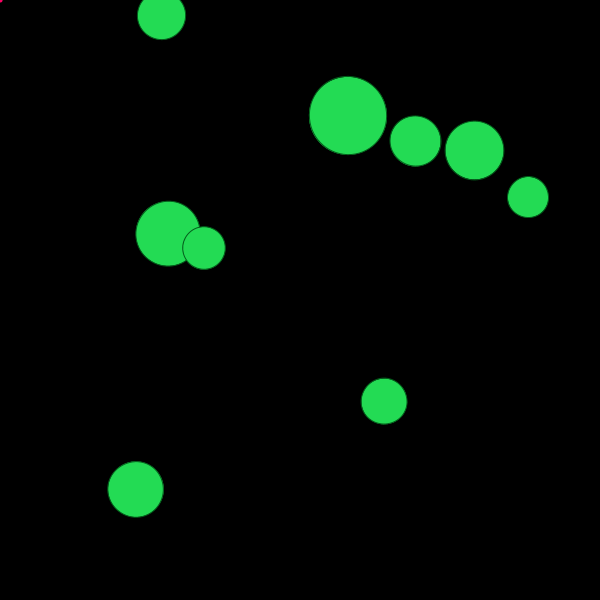
Frame 1 (no input)
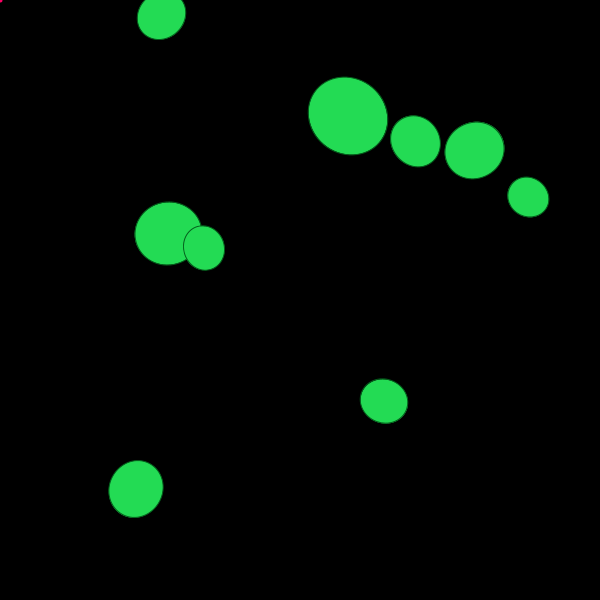
Frame 60 (the mouse pressed at the canvas centre just before this capture)
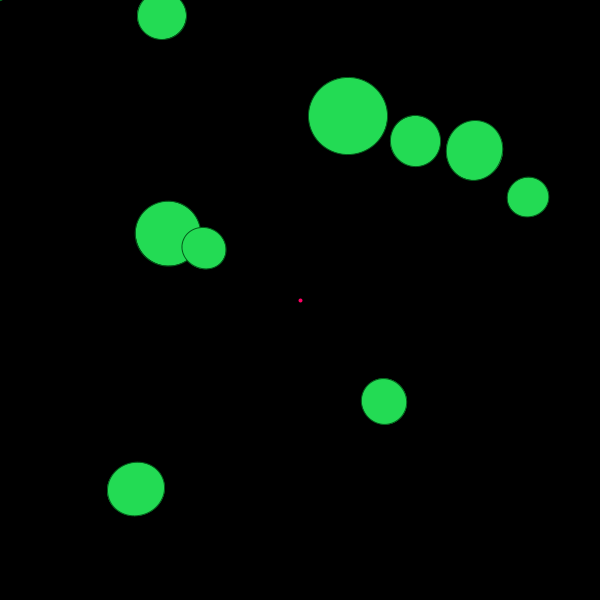
Frame 120 (the mouse held since frame 60 and released just before this capture)

The Processing sketch that drew these frames (run headless with seeded random() and noise(); from frame 60 on, the mouse is pressed at the canvas centre):

// Processing sketch: c006_mitosis_simulation
// ── c006_mitosis_simulation.pde
import java.util.Iterator;

ArrayList<Cell> cells;

void setup() {
  size(600, 600);
  //frameRate(1);
  
  cells = new ArrayList<Cell>();
  
  for (int i=0 ; i<10; i++) {
    cells.add(new Cell(random(width) - 40, random(height) - 40, random(20, 40), random(0, 2 * PI)));
  }
}

float a = 0;

void draw() {
  background(0);
  
  updateCells();
  
  stroke(255, 0, 100);
  strokeWeight(4);
  point(mouseX, mouseY);
  noStroke();
}

void mousePressed() {
  for (Cell cell : cells) {
    float distance = dist(mouseX, mouseY, cell.x, cell.y); 
    
    if (distance <= cell.r) {
      if (mouseButton == LEFT)
        cell.divide();
      break;
    }
  }
}

void updateCells() {
  Iterator<Cell> itr = cells.iterator();
  ArrayList<Cell> newCells = new ArrayList<Cell>();
  
  while(itr.hasNext()) {
    Cell cell = itr.next();
    
    if (!cell.isAlive) {
      newCells.addAll(cell.getNewCells());
      itr.remove();
      continue;
    }
    
    cell.show();
    cell.update();
  }
  
  cells.addAll(newCells);
}

// ── cell.pde
class Cell {
  public float x;
  public float y;
  public float r;
  private float extraH;
  private float area;

  public boolean isDividing;
  public boolean isAlive;
  private float divisionProgress;
  
  private float inertia;  // Used for the wiggle animation
  private float angle;
  
  Cell(float x, float y, float r, float initialAngle) {
    this.x = x;
    this.y = y;
    this.r = r;
    
    extraH = 0;
    area = PI * r * r;  // Area is calculated once and never changes
    
    isDividing = false;
    isAlive = true;
    divisionProgress = 0;
    
    inertia = 2 * PI; // Inertia starts at its maximum value
    angle = initialAngle;
  }
  
  public void show() {
    float extraW = 0;
    
    // The area is consistent, even when the height changes
    // Area = pi * (r + extraH) * (r + extraW)
    if (extraH != 0)
      extraW = (area / (PI * (r + extraH))) - r;
    
    strokeWeight(1);
    stroke(3, 94, 27);
    fill(35, 219, 84);
    
    pushMatrix();
      rectMode(CENTER);
      translate(x, y);
      rotate(angle);
      ellipse(0, 0, (r + extraW) * 2, (r + extraH) * 2);
      // This line shows the angle of rotation
      //line(0, 0, 0, -2 * r);
    popMatrix();
    
  }
  
  public void update() {
    if (isDividing) {
      stretch();
      return;
    }
    
    wiggle();
    
    angle += 0.0005 * random(10, 40);
    if (angle > 2 * PI)
      angle = 0;
  }
  
  // Normal animation
  private void wiggle() {
    inertia -= 0.005 * random(5, 20);
    
    if (inertia <= 0) 
      inertia = 4 * PI / 3;
      
    float inverseInertia = 2 * PI - inertia;
    
    // A sine function is used in the range [0, 4PI / 3],
    // and another one in the range (4PI / 3, 2PI]
    if (inertia <= 4 * PI / 3)
      extraH = sin(3 * inverseInertia + PI) * 0.1;
    else
      extraH = -1 * sin(3 * inverseInertia) / (3 * inverseInertia);
    
    extraH *= r / 2;
  }
  
  // Animation when the cell is dividing
  private void stretch() {
    divisionProgress += 0.02;
      
    if (divisionProgress > 1) {
      isDividing = false;
      isAlive = false;
    }
    
    float logValue = 0.3 * log(divisionProgress) + 1;
    
    extraH = logValue * r;
  }
  
  public void divide() {
    isDividing = true;
  }
  
  public ArrayList<Cell> getNewCells() {
    ArrayList<Cell> newCells = new ArrayList<Cell>();
    
    float newR = sqrt((area / 2) / PI);
    
    newCells.add(new Cell(x + r * sin(angle), y - r * cos(angle), newR, angle));
    newCells.add(new Cell(x - r * sin(angle), y + r * cos(angle), newR, angle));
    
    return newCells;
  }
}
